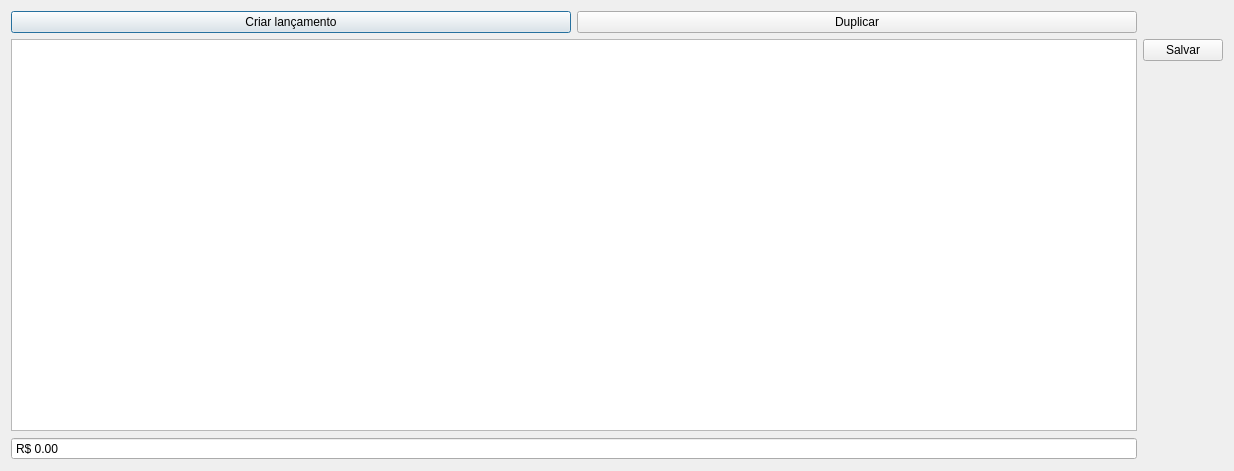
<?xml version="1.0" encoding="UTF-8"?>
<ui version="4.0">
 <class>InserirLancamento</class>
 <widget class="QDialog" name="InserirLancamento">
  <property name="geometry">
   <rect>
    <x>0</x>
    <y>0</y>
    <width>1234</width>
    <height>471</height>
   </rect>
  </property>
  <property name="windowTitle">
   <string>Inserir Lançamento</string>
  </property>
  <layout class="QGridLayout" name="gridLayout_2">
   <item row="2" column="1">
    <spacer name="verticalSpacer">
     <property name="orientation">
      <enum>Qt::Vertical</enum>
     </property>
     <property name="sizeHint" stdset="0">
      <size>
       <width>0</width>
       <height>0</height>
      </size>
     </property>
    </spacer>
   </item>
   <item row="0" column="0">
    <layout class="QGridLayout" name="gridLayout">
     <item row="0" column="0">
      <widget class="QPushButton" name="pushButtonCriarLancamento">
       <property name="text">
        <string>Criar lançamento</string>
       </property>
      </widget>
     </item>
     <item row="0" column="1">
      <widget class="QPushButton" name="pushButtonDuplicarLancamento">
       <property name="text">
        <string>Duplicar</string>
       </property>
      </widget>
     </item>
    </layout>
   </item>
   <item row="1" column="1">
    <widget class="QPushButton" name="pushButtonSalvar">
     <property name="text">
      <string>Salvar</string>
     </property>
    </widget>
   </item>
   <item row="1" column="0" rowspan="2">
    <widget class="TableView" name="table"/>
   </item>
   <item row="3" column="0">
    <widget class="QDoubleSpinBox" name="doubleSpinBoxSomaSelecao">
     <property name="readOnly">
      <bool>true</bool>
     </property>
     <property name="buttonSymbols">
      <enum>QAbstractSpinBox::NoButtons</enum>
     </property>
     <property name="showGroupSeparator" stdset="0">
      <bool>true</bool>
     </property>
     <property name="prefix">
      <string>R$ </string>
     </property>
     <property name="maximum">
      <double>9999999.990000000223517</double>
     </property>
    </widget>
   </item>
  </layout>
 </widget>
 <customwidgets>
  <customwidget>
   <class>TableView</class>
   <extends>QTableView</extends>
   <header>src/tableview.h</header>
  </customwidget>
 </customwidgets>
 <tabstops>
  <tabstop>pushButtonCriarLancamento</tabstop>
  <tabstop>pushButtonDuplicarLancamento</tabstop>
  <tabstop>table</tabstop>
  <tabstop>pushButtonSalvar</tabstop>
 </tabstops>
 <resources/>
 <connections/>
</ui>
